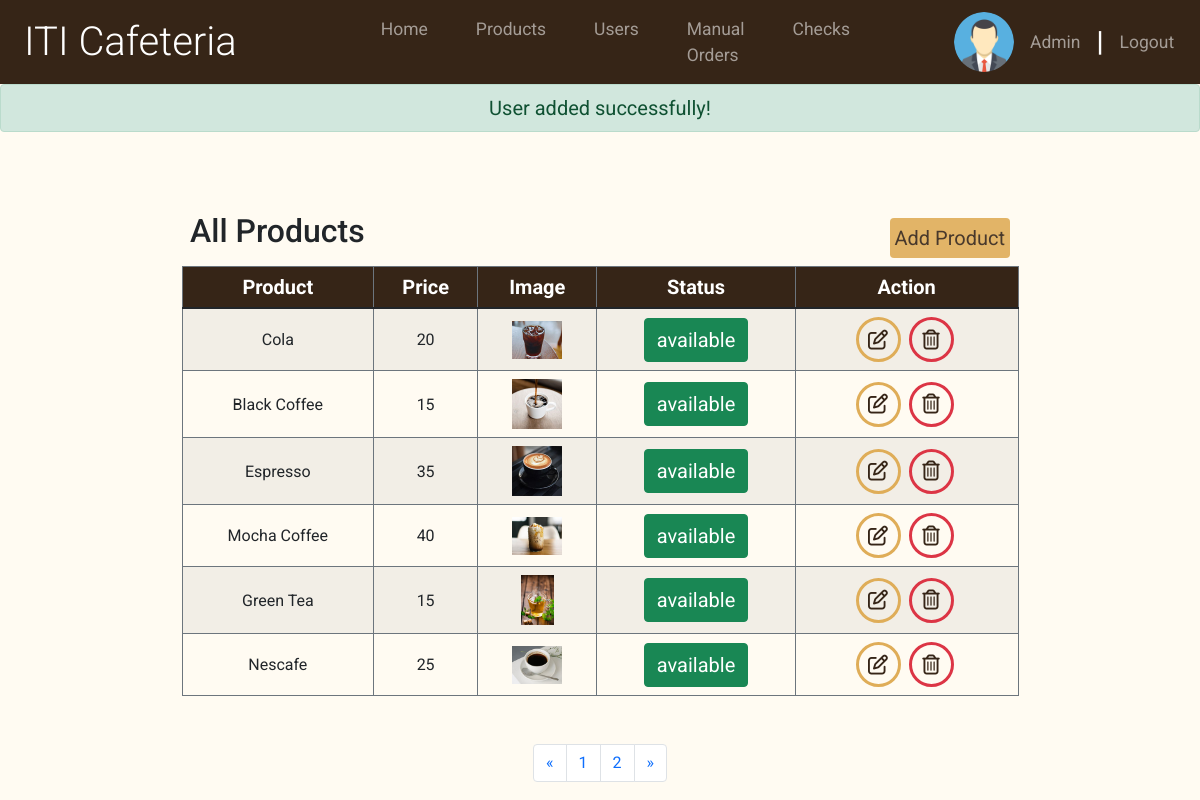
Page /views/adminProducts.php (signed in) on the committed database.
### tables this page shows
CREATE TABLE `product` (
  `id` int NOT NULL,
  `name` varchar(255) NOT NULL,
  `price` double(10,2) NOT NULL,
  `category_id` int NOT NULL,
  `image` varchar(255) NOT NULL,
  `available` enum('available','unavailable') NOT NULL DEFAULT 'available'
);

### models/db.php (called while the page is built, shortened)
<?php
class DB
{
  private $host = 'sql.freedb.tech';
  private $dbname = 'freedb_cafeteria';
  private $user = 'freedb_cafeteria_admin';
  private $password = 'ke4$FA*d4xgqhG3';
  private static $instance;
  private $connection;
  private function __construct()
  {
    $this->connection = new PDO("mysql:host=$this->host;dbname=$this->dbname;", $this->user, $this->password);
  }
  public static function getInstance()
  {
    if (!self::$instance) {
      self::$instance = new DB();
    }
    return self::$instance;
  }
  public function getConnection()
  {
    return $this->connection;
  }
}

### models/allProducts&usersModel.php (called while the page is built, shortened)
<?php
class UsersandProducts
{
    private $db;
    public function __construct()
    {
        $this->db = DB::getInstance();
    }
    public function select($sql, $params = [])
    {
        try {
            $stmt = $this->db->getConnection()->prepare($sql);
            $stmt->execute($params);
            return $stmt->fetchAll(PDO::FETCH_ASSOC);
        } catch (PDOException $e) {
            echo "Error executing query: " . $e->getMessage();
            throw $e;
        }
    }
}

### views/adminProducts.php (the view, shortened to what this page needs)
<?php
require_once "templates/adminNav.php";
require_once "../models/db.php";
require_once "../models/allProducts&usersModel.php";
$db2 = new UsersandProducts();
$allProducts = $db2->select("SELECT* from product");
$rows_per_page = 6;
$page = isset($_GET["page-nr"]) ? $_GET["page-nr"] : 1;
$start = ($page - 1) * $rows_per_page;
$total_rows = count($allProducts);
$pages = ceil($total_rows / $rows_per_page);
$products = $db2->select("SELECT* from product LIMIT $start, $rows_per_page");
$successMessage = isset($_SESSION['success']) ? $_SESSION['success'] : '';
?>
<?php if ($successMessage) : ?>
  <div class="fs-5 alert alert-success rounded text-center p-2 mb-4" role="alert">
    <?= htmlspecialchars($successMessage) ?>
  </div>
<?php endif; ?>
<div class="container">
  <div class="row">
    <div class="table-responsive">
      <table class="table table-striped w-75 m-auto table-hover table-bordered my-5 border-secondary">
        <thead>
          <tr class="border-0">
            <th class="border-0" colspan="4">
              <h2>All Products</h2>
            </th>
            <th class="border-0 text-end">
              <a href="./addProduct.php" class=" use-btn btn fs-5 rounded p-1">Add Product</a>
            </th>
          </tr>
          <tr class='text-center text-white fs-5' style="background-color: #362517;">
            <th>Product</th>
            <th>Price</th>
            <th>Image</th>
            <th>Status</th>
            <th>Action</th>
          </tr>
        </thead>
        <tbody id="productContainer" class="text-center align-middle">
          <?php foreach ($products as $product) : ?>
            <tr id="productRow<?= $product['id']; ?>">
              <td><?= $product['name']; ?></td>
              <td><?= $product['price']; ?></td>
              <td><img src='../public/images/<?= $product['image']; ?>' alt='Product Image' style='max-width: 50px; max-height: 50px;'></td>
              <td id="status<?= $product['id']; ?>">
                <?php
                $btnClass = ($product['available'] == "available") ? "btn-success" : "btn-danger";
                ?>
                <a class="btn <?= $btnClass; ?> fs-5" onclick="changeStatus(<?= $product['id']; ?>)"><?= ucfirst($product['available']); ?></a>
              </td>
              <td class='text-center'>
                <a class="btn justify-content-center  d-inline-flex align-items-center rounded-circle fs-5  editborder " data-bs-toggle="modal" data-bs-target="#editModal<?= $product['id']; ?>">
                  <i class="fa-regular fa-pen-to-square"></i>
                </a>
                <a class=' mx-1 btn justify-content-center  d-inline-flex  align-items-center  rounded-circle fs-5  delborder' data-bs-target="#deleteModal<?= $product['id']; ?>" data-bs-toggle="modal">
                  <i class="fa-regular fa-trash-can"></i>
                </a>
              </td>
            </tr>
          <?php endforeach; ?>
        </tbody>
      </table>
    </div>
  </div>
  <div id="paginationContainer">
    <nav aria-label="Page navigation example">
      <ul class="pagination justify-content-center ">
        <li class="page-item">
          <a class="page-link" href="?page-nr=1" aria-label="Previous">
            <span aria-hidden="true">&laquo;</span>
          </a>
        </li>
        <?php for ($i = 1; $i <= $pages; $i++) { ?>
          <li class="page-item"><a class="page-link" href="?page-nr=<?= $i ?>"><?= $i ?></a></li>
        <?php } ?>
        <li class="page-item">
          <a class="page-link " href="?page-nr=<?= $pages ?>" aria-label="Next">
            <span aria-hidden="true">&raquo;</span>
          </a>
        </li>
      </ul>
    </nav>
  </div>
</div>

### views/templates/head.php (shortened to what this page needs)
<head>
  <link rel="stylesheet" href="https://cdnjs.cloudflare.com/ajax/libs/font-awesome/6.5.1/css/all.min.css" />
  <link href="https://cdn.jsdelivr.net/npm/bootstrap@5.1.3/dist/css/bootstrap.min.css" rel="stylesheet">
  <link rel="stylesheet" href="../public/styles/main.css">
</head>

### views/templates/adminNav.php (shortened to what this page needs)
<?php
require_once "head.php";
?>
<div class="container-fluid p-0 nav-bar" style="background-color: #362517; ">
  <nav class="navbar navbar-expand-lg navbar-dark py-1 fs-5 d-flex justify-content-evenly">
    <a class="navbar-brand px-lg-4 me-5">
      <h1 class="m-0 fs-1 display-4 text-white ">ITI Cafeteria</h1>
    </a>
    <div class="collapse navbar-collapse text-capitalize justify-content-between" id="navbarCollapse">
      <div class="navbar-nav px-5">
        <a href="./adminHome.php" class="nav-item nav-link mx-3 small">home</a>
        <a href="./adminProducts.php" class="nav-item nav-link mx-3 small">products</a>
        <a href="./adminUsers.php" class="nav-item nav-link mx-3 small">users</a>
        <a href="./manualOrders.php" class="nav-item nav-link mx-3 small">manual orders</a>
        <a href="./checks.php" class="nav-item nav-link mx-3 small">checks</a>
      </div>
      <ul class="navbar-nav mx-4 d-flex align-items-center">
        <li class="nav-item">
          <a class="nav-link small d-flex align-items-center" aria-expanded="false">
            <img class="nav-img rounded-circle me-3" src="<?= $_SESSION['user']['image'] ?>" width="60px" />
            <span class="nav-user"><?= $_SESSION['user']['name'] ?></span>
          </a>
        </li>
        <li class="nav-item d-none d-md-block">
          <span class="text-white fw-bold fs-3 mx-2">|</span>
        </li>
        <li class="nav-item">
          <a href="../controllers/authenticateController.php" class="nav-link small">logout</a>
        </li>
      </ul>
    </div>
  </nav>
</div>

### public/styles/main.css (style rules this page uses)
.editborder, .delborder { width: 45px; height: 45px; color: #362517; }
.editborder { border: #dfad58 solid 3px; }
.delborder { border: #dc3545 solid 3px; }
.use-btn { background-color: #dfad58; color: #362517; opacity: 0.9; }

### rows in the picture
product: name "Cola", price "20", image (picture)
product: name "Black Coffee", price "15", image (picture)
product: name "Espresso", price "35", image (picture)
product: name "Mocha Coffee", price "40", image (picture)
product: name "Green Tea", price "15", image (picture)
product: name "Nescafe", price "25", image (picture)

### other values in the picture
$_SESSION['user']['name'] "Admin"
$successMessage "User added successfully!"
